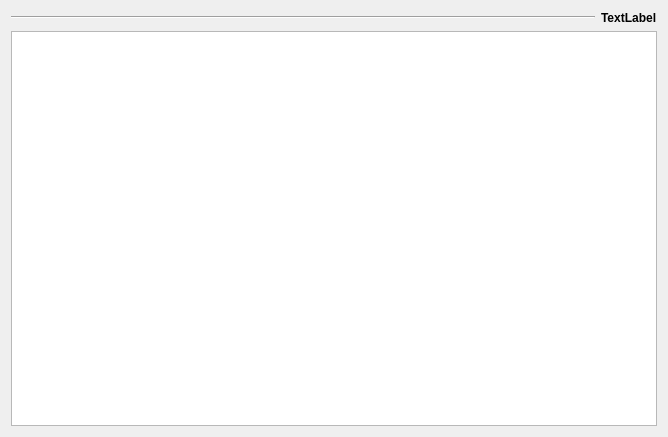
<?xml version="1.0" encoding="UTF-8"?>
<ui version="4.0">
 <class>OrdersOfInvoiceDialog</class>
 <widget class="QDialog" name="OrdersOfInvoiceDialog">
  <property name="geometry">
   <rect>
    <x>0</x>
    <y>0</y>
    <width>668</width>
    <height>437</height>
   </rect>
  </property>
  <property name="windowTitle">
   <string>Daftar Pesanan</string>
  </property>
  <layout class="QVBoxLayout" name="verticalLayout">
   <item>
    <layout class="QHBoxLayout" name="horizontalLayout" stretch="1,0">
     <item>
      <widget class="Line" name="line">
       <property name="orientation">
        <enum>Qt::Horizontal</enum>
       </property>
      </widget>
     </item>
     <item>
      <widget class="QLabel" name="label">
       <property name="font">
        <font>
         <pointsize>9</pointsize>
         <weight>75</weight>
         <bold>true</bold>
        </font>
       </property>
       <property name="text">
        <string>TextLabel</string>
       </property>
      </widget>
     </item>
    </layout>
   </item>
   <item>
    <widget class="QTableView" name="tableView">
     <property name="sizeAdjustPolicy">
      <enum>QAbstractScrollArea::AdjustToContents</enum>
     </property>
     <property name="verticalScrollMode">
      <enum>QAbstractItemView::ScrollPerPixel</enum>
     </property>
     <property name="horizontalScrollMode">
      <enum>QAbstractItemView::ScrollPerPixel</enum>
     </property>
     <attribute name="verticalHeaderVisible">
      <bool>false</bool>
     </attribute>
     <attribute name="verticalHeaderMinimumSectionSize">
      <number>18</number>
     </attribute>
     <attribute name="verticalHeaderDefaultSectionSize">
      <number>18</number>
     </attribute>
    </widget>
   </item>
  </layout>
 </widget>
 <resources/>
 <connections/>
</ui>
